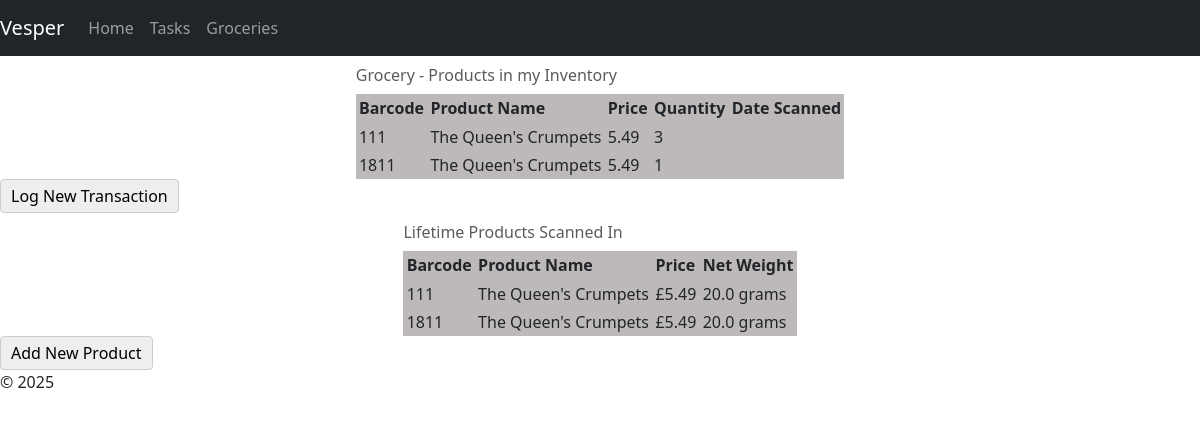
/grocery, run on an earlier commit of the app's database.
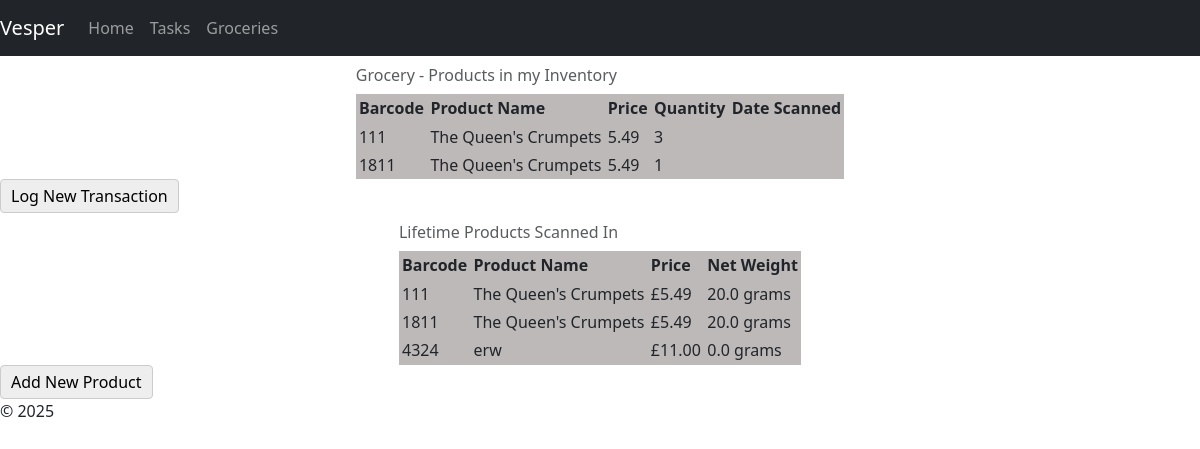
And on a later commit of the database.
### app/modules/groceries/models.py (models this page shows)
class Transaction(Base):
	__tablename__ = "transaction"
	transaction_id = Column(Integer, primary_key=True)
	product_id = Column(Integer, ForeignKey("product.product_id"), nullable=False)
	price_at_scan = Column(DECIMAL(10,2), nullable=False)
	quantity = Column(Integer, nullable=False)
	date_scanned = Column(Date)
	product = relationship("Product")
	COLUMN_LABELS = {
		"transaction_id": "Transaction #",
		"price_at_scan": "Price",
		"quantity": "Quantity",
	}

class Product(Base):
	__tablename__ = "product"
	product_id = Column(Integer, primary_key=True)
	product_name = Column(String(100), nullable=False)
	barcode = Column(String(64), unique=True, nullable=False)
	price = Column(DECIMAL(10,2), nullable=False)
	net_weight = Column(Float, nullable=False)
	COLUMN_LABELS = {
		"product_id": "Product ID",
		"product_name": "Product Name",
		"barcode": "Barcode",
		"price": "Price",
		"net_weight": "Net Weight (g)",
	}

### app/blueprints/grocery_routes.py (the view)
@grocery_bp.route("/grocery")
def grocery():
    session = get_db_session()
    transaction_column_names = [
        grocery_models.Transaction.COLUMN_LABELS.get(col, col)
        for col in grocery_models.Transaction.__table__.columns.keys()
    ]
    product_column_names = [
        grocery_models.Product.COLUMN_LABELS.get(col, col)
        for col in grocery_models.Product.__table__.columns.keys()
    ]
    products = grocery_repo.get_all_products(session)
    transactions = grocery_repo.get_all_transactions(session)
    return render_template("groceries/grocery.html", products = products,
                           transactions = transactions,
                           product_column_names = product_column_names,
                           transaction_column_names = transaction_column_names
                        )

### app/database.py (called while the page is built, shortened)
def get_engine(config):
    global _engine
    return _engine

def get_session(engine):
    Session = sessionmaker(bind=engine)
    return Session()

def get_db_session():
    engine = get_engine(current_app.config)
    return get_session(engine)

### app/modules/groceries/repository.py (called while the page is built)
def get_all_products(session):
	return session.query(Product).all()

def get_all_transactions(session):
	return session.query(Transaction).options(joinedload(Transaction.product)).all()

### app/templates/groceries/grocery.html (shortened to what this page needs)
{% extends "base.html" %}
{% block content %}
    <div class="wrapper">
        <table class="caption-top">
            <caption>
                Grocery - Products in my Inventory
            </caption>
            <thead>
                <tr>
                    <th>Barcode</th>
                    <th>Product Name</th>
                    <th>Price</th>
                    <th>Quantity</th>
                    <th>Date Scanned</th>
                </tr>
            </thead>
            <tbody>
                {% for transaction in transactions %}
                <tr>
                    <td>{{ transaction.product.barcode }}</td>
                    <td>{{ transaction.product.product_name }}</td>
                    <td>{{ transaction.price_at_scan }}</td>
                    <td>{{ transaction.quantity }}</td>
                </tr>
                {% endfor %}
            </tbody>
        </table>
    </div>
    <a href="{{ url_for('grocery.add_transaction')}}" class="button">
        Log New Transaction
    </a>
    <div class="wrapper">
        <table class="caption-top">
            <caption>
                Lifetime Products Scanned In
            </caption>
            <thead>
                <tr>
                    <th>Barcode</th>
                    <th>Product Name</th>
                    <th>Price</th>
                    <th>Net Weight</th>
                </tr>
            </thead>
            <tbody>
                {% for product in products %}
                <tr>
                    <td>{{ product.barcode }}</td>
                    <td>{{ product.product_name }}</td>
                    <td>£{{ product.price }}</td>
                    <td>{{ product.net_weight }} grams</td>
                </tr>
                {% endfor %}
            </tbody>
        </table>
    </div>
    <a href="{{ url_for('grocery.add_product')}}" class="button">
        Add New Product
    </a>
{% endblock %}

### app/templates/base.html (shortened to what this page needs)
<!DOCTYPE html lang="en">
<head>
    <link rel="stylesheet" href="{{ url_for('static', filename = 'css/bootstrap.min.css')}}">
    <link rel="stylesheet" href="{{ url_for('static', filename = 'css/style.css')}}">
</head>
<body>
    <div>
        <nav class="navbar navbar-expand-md navbar-dark bg-dark">
            <span class="navbar-brand mb-0 h1">Vesper</span>
            <div class="collapse navbar-collapse">
                <ul class="navbar-nav me-auto">
                    <li class="nav-item {% if request.path == '/' %}active{% endif %}">
                        <a class="nav-link" href="{{ url_for('main.home') }}">Home</a>
                    </li>
                    <li class="nav-item {% if request.path == '/task' %}active{% endif %}">
                        <a class="nav-link" href="{{ url_for('tasks.tasks') }}">Tasks</a>
                    </li>
                    <li class="nav-item {% if request.path == '/grocery' %}active{% endif %}">
                        <a class="nav-link" href="{{ url_for('grocery.grocery') }}">Groceries</a>
                    </li>
                </ul>
            </div>
        </nav>
    </div>
    {% block content %}{% endblock %}
    <footer>
        <p>&copy; 2025</p>
    </footer>
</body>
</html>

### app/static/css/style.css (style rules this page uses)
body { display: flex; flex-direction: column; justify-content: flex-start; }
.wrapper { margin-inline: auto; }
.navbar { height: 3.5rem; }
table { background: rgb(190, 185, 185); padding: 1rem; }
th, td { padding: .2rem; text-align: left; }
.button { display: inline-block; padding: 4px 10px; background-color: #eee; color: #000; text-decoration: none; border: 1px solid #ccc; border-radius: 4px; cursor: pointer; max-width: fit-content; }

What changed in the data, as far as the page shows it:
added Product: barcode "4324", product_name "erw", price "11.00", net_weight "0.0"
